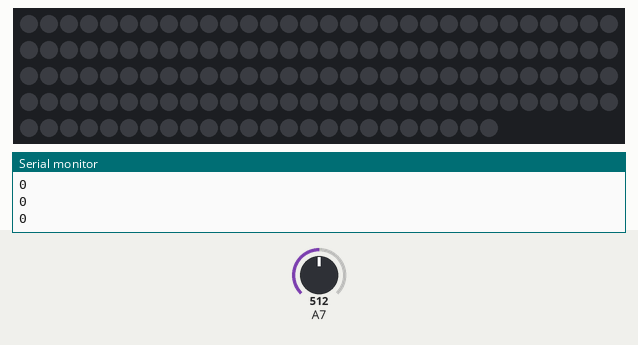
Simulated run of this sketch. Board: Arduino Nano, built with avr-gcc and run on an emulated ATmega328P. Shown: 144 RGB LEDs in strip order, left to right, continuing on the next row, the last lines printed to the serial monitor. Inputs (shaded band) come from the test bench; at power-on: A7 = 512. Dim RGB values are drawn brighter than linear.

Above: at 1.2 s.
1.3 s: A7 set to 716
At 1.35 s:
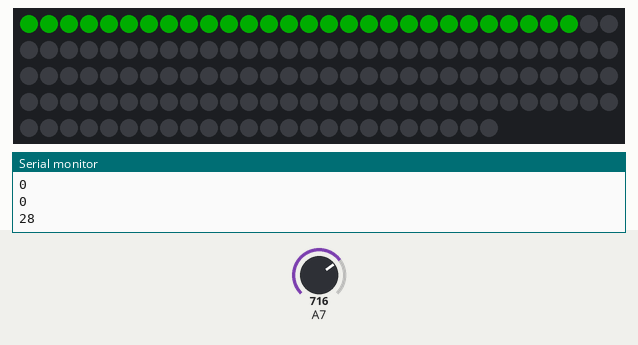
2.9 s: A7 set to 306
At 2.93 s:
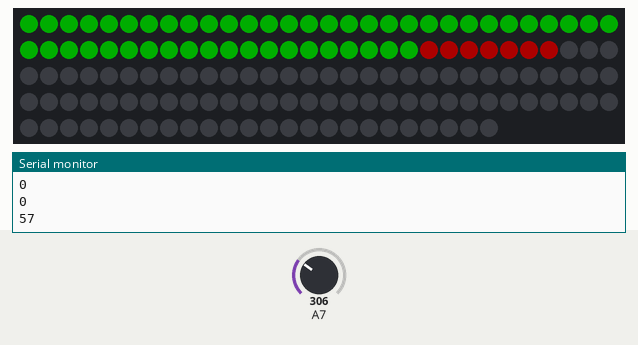
Timing chart, 0 to 5.9 s (numbered marks = the images above; inputs shaded):
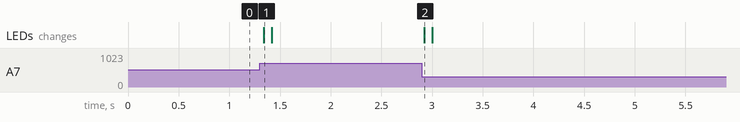

Measured:
- after the input at 1.3 s, the LEDs: change at once (image 1)
- after the input at 2.9 s, the LEDs: change at once (image 2)

The sketch:

reactive.ino
```cpp
/****************************************
Scrolling Sound Meter Sketch for the
Adafruit Microphone Amplifier
****************************************/

// A basic everyday NeoPixel strip test program.

// NEOPIXEL BEST PRACTICES for most reliable operation:
// - Add 1000 uF CAPACITOR between NeoPixel strip's + and - connections.
// - MINIMIZE WIRING LENGTH between microcontroller board and first pixel.
// - NeoPixel strip's DATA-IN should pass through a 300-500 OHM RESISTOR.
// - AVOID connecting NeoPixels on a LIVE CIRCUIT. If you must, ALWAYS
//   connect GROUND (-) first, then +, then data.
// - When using a 3.3V microcontroller with a 5V-powered NeoPixel strip,
//   a LOGIC-LEVEL CONVERTER on the data line is STRONGLY RECOMMENDED.
// (Skipping these may work OK on your workbench but can fail in the field)

#include <Adafruit_NeoPixel.h>
#ifdef __AVR__
 #include <avr/power.h> // Required for 16 MHz Adafruit Trinket
#endif

// Which pin on the Arduino is connected to the NeoPixels?
// On a Trinket or Gemma we suggest changing this to 1:
#define LED_PIN    6

// How many NeoPixels are attached to the Arduino?
#define LED_COUNT 144

// Declare our NeoPixel strip object:
Adafruit_NeoPixel strip(LED_COUNT, LED_PIN, NEO_GRB + NEO_KHZ800);

#include <Wire.h>


const int redZone = 50;
const int sampleWindow = 75; // Sample window width in mS (50 mS = 20Hz)
unsigned int sample;

void setup()
{
  strip.begin();           // INITIALIZE NeoPixel strip object (REQUIRED)
  strip.show();            // Turn OFF all pixels ASAP
  strip.setBrightness(50); // Set BRIGHTNESS to about 1/5 (max = 255)
  Serial.begin(9600);
}


void loop()
{
   unsigned long startMillis= millis();  // Start of sample window
   unsigned int peakToPeak = 0;   // peak-to-peak level

   unsigned int signalMax = 0;
   unsigned int signalMin = 1024;

   while (millis() - startMillis < sampleWindow)
   {
      sample = analogRead(A7);
      if (sample < 1024)  // toss out spurious readings
      {
         if (sample > signalMax)
         {
            signalMax = sample;  // save just the max levels
         }
         else if (sample < signalMin)
         {
            signalMin = sample;  // save just the min levels
         }
      }
   }
   peakToPeak = signalMax - signalMin;

   // map 1v p-p level to the max scale of the display
   int displayPeak = map(peakToPeak, 0, 1023, 0, LED_COUNT);

   // Update the display:
//   for (int i = 0; i < 7; i++)  // shift the display left
//   {
//      matrix.displaybuffer[i] = matrix.displaybuffer[i+1];
//   }

   // draw the new sample
   for (int i = 0; i <= LED_COUNT; i++)
   {

      if (i >= displayPeak)  // blank these pixels
      {
         strip.setPixelColor(i, 0,0,0); //blank
      }
      else if (i < redZone) // draw in green
      {
         strip.setPixelColor(i, 0,255,0);; //green
      }
      else // Red Alert!  Red Alert!
      {
         strip.setPixelColor(i, 255,0,0); //red
      }
   }
   Serial.println(displayPeak);
   strip.show();  // write the changes we just made to the display
}
```
